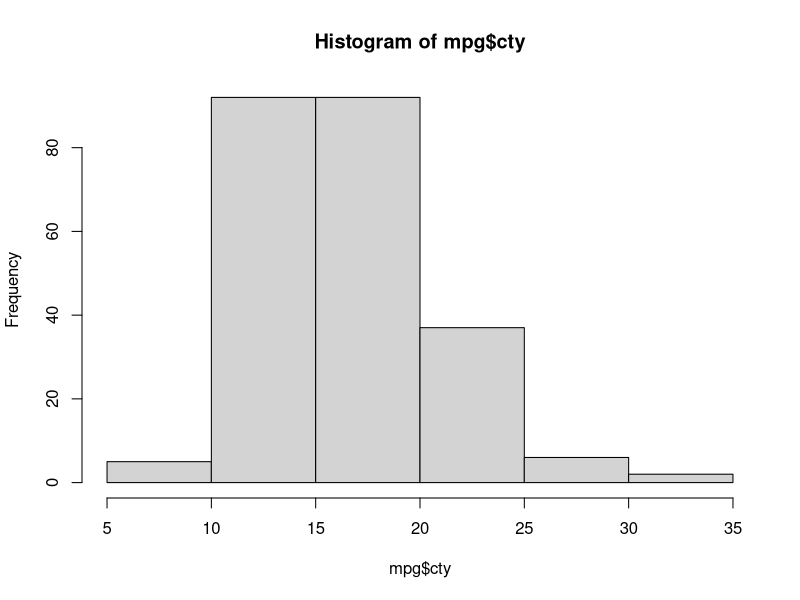
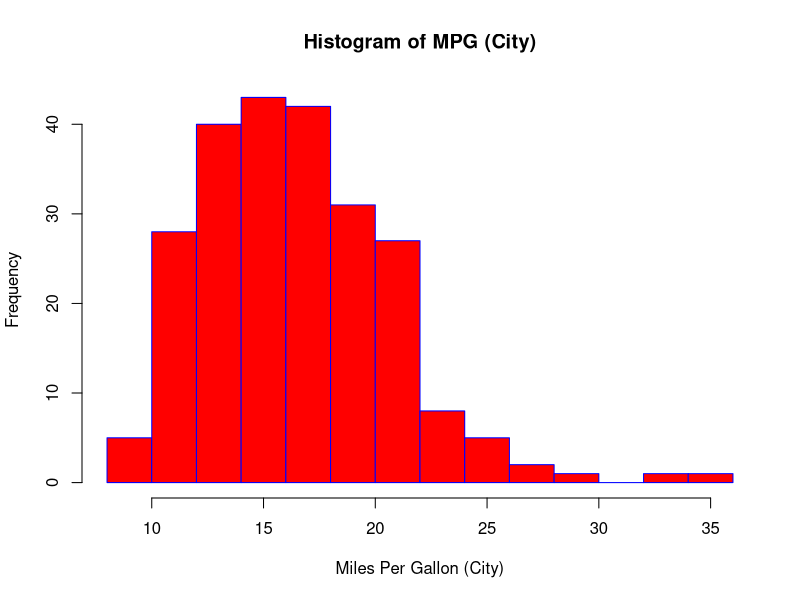
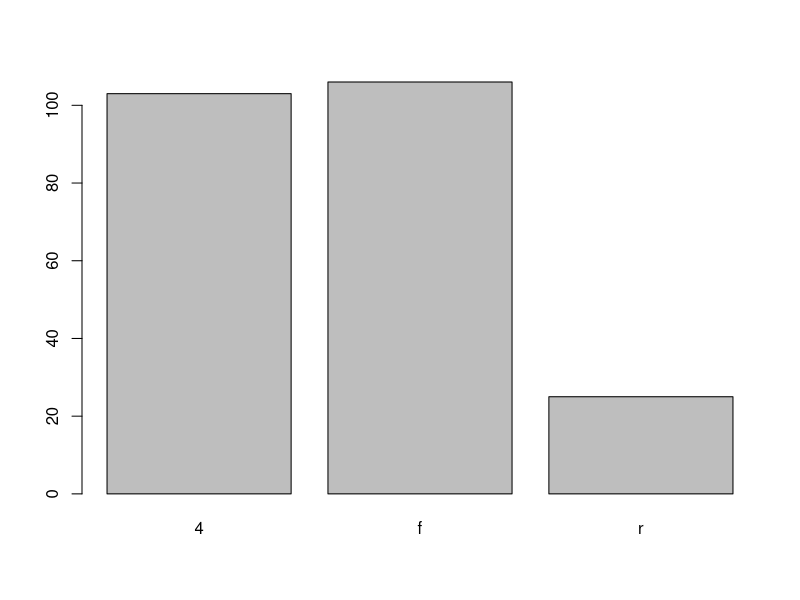
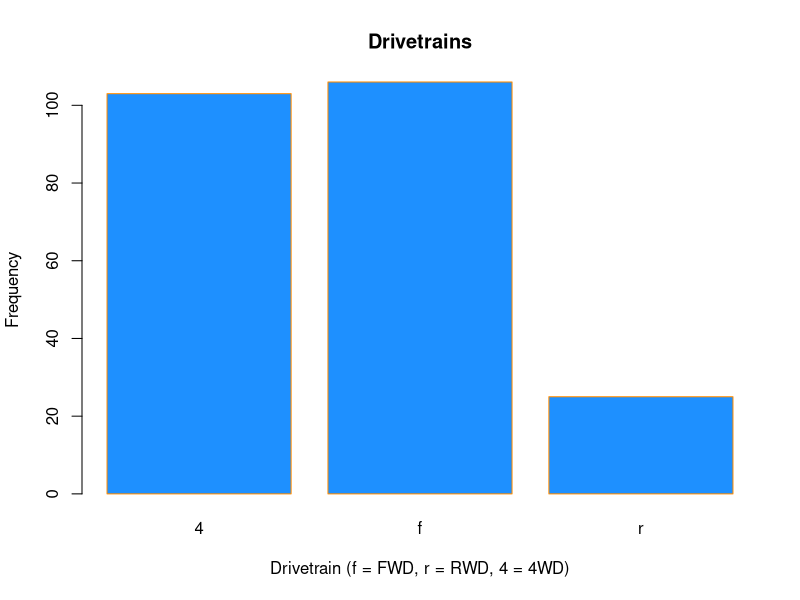
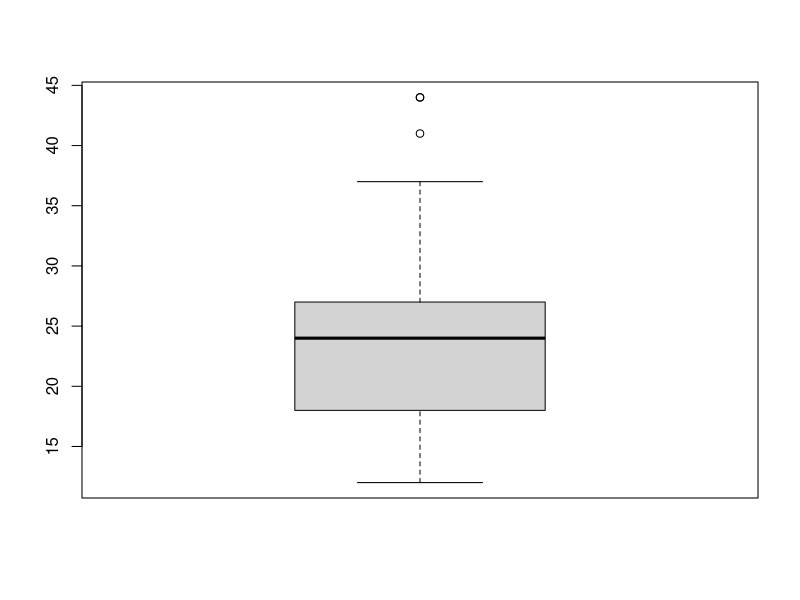
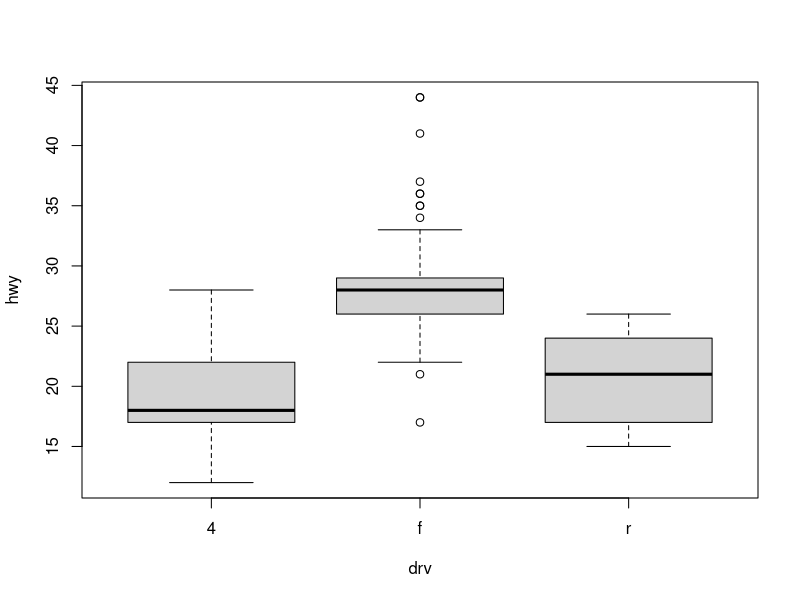
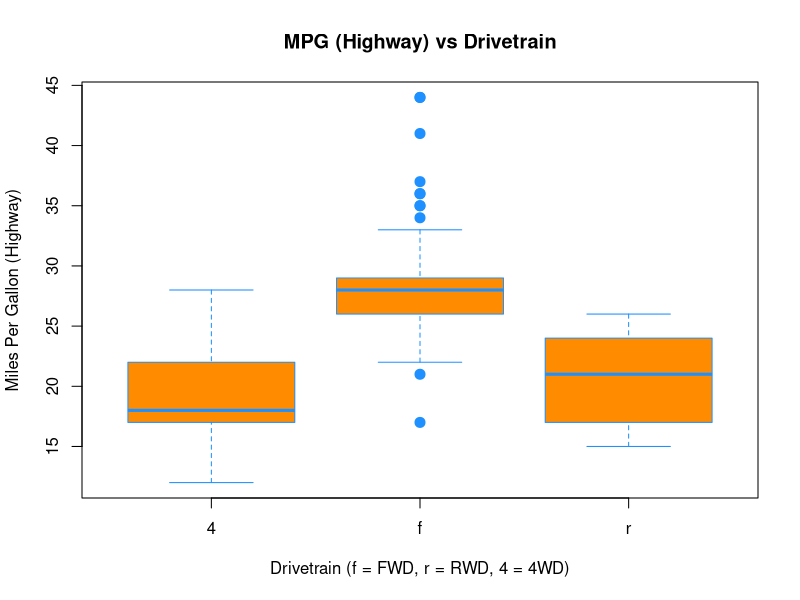
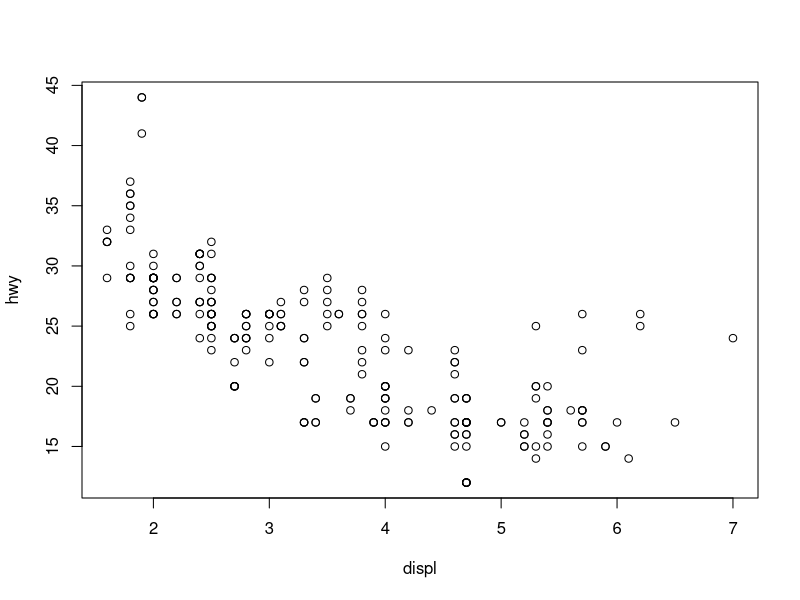

These figures' R source, in order:
## ---- chunk 1
library(ggplot2)
## ---- chunk 2
table(mpg$drv)
table(mpg$drv) / nrow(mpg)
## ---- chunk 3
hist(mpg$cty)
## ---- chunk 4
hist(mpg$cty,
     xlab   = "Miles Per Gallon (City)",
     main   = "Histogram of MPG (City)", # main title
     breaks = 12,   # how many breaks?
     col    = "red",
     border = "blue")
## ---- chunk 5
barplot(table(mpg$drv))
## ---- chunk 6
barplot(table(mpg$drv),
        xlab   = "Drivetrain (f = FWD, r = RWD, 4 = 4WD)",
        ylab   = "Frequency",
        main   = "Drivetrains",
        col    = "dodgerblue",
        border = "darkorange")
## ---- chunk 7
unique(mpg$drv)
## ---- chunk 8
boxplot(mpg$hwy)
## ---- chunk 9
boxplot(hwy ~ drv, data = mpg)
## ---- chunk 10
boxplot(hwy ~ drv, data = mpg,
     xlab   = "Drivetrain (f = FWD, r = RWD, 4 = 4WD)",
     ylab   = "Miles Per Gallon (Highway)",
     main   = "MPG (Highway) vs Drivetrain",
     pch    = 20,
     cex    = 2,
     col    = "darkorange",
     border = "dodgerblue")
## ---- chunk 11
plot(hwy ~ displ, data = mpg)
## ---- chunk 12
plot(hwy ~ displ, data = mpg,
     xlab = "Engine Displacement (in Liters)",
     ylab = "Miles Per Gallon (Highway)",
     main = "MPG (Highway) vs Engine Displacement",
     pch  = 20,
     cex  = 2,
     col  = "dodgerblue")
## ---- chunk 13
ggplot(data = mpg,mapping = aes(x=displ,y=hwy)) + geom_point()
## ---- chunk 14
ggplot(data = mpg, mapping = aes(x=displ,y=hwy)) +   # ggplot() makes base plot
  geom_point(color="blue",size=2) +     # how to show x and y?
  scale_y_continuous(name="Miles Per Gallon (Highway)") +  # name of y axis
  scale_x_continuous(name="Engine Displacement (in Liters)") + # x axis
  theme_bw() +    # change the background
  ggtitle("MPG (Highway) vs Engine Displacement")   # add a title
## ---- chunk 15
library(readxl)  # load the library

# Suppose I downloaded the file to a directory 
# data/ in my current working directory (cwd)
# you can change your cwd with `setwd("your/directory")`
# or in RStudio by clicking Session > Set Working Directory

# total population in raw format
tot_pop_raw = read_excel(path = "data/demo_gind.xls", 
                sheet="Data", # which sheet
                range="A9:K68")  # which excel cell range to read
names(tot_pop_raw)[1] <- "Country"   # lets rename the first column
tot_pop_raw
## ---- chunk 16
library(tidyr)   # for the gather function
tot_pop = gather(tot_pop_raw, paste(2008:2017),key="year", value = "counts")
## ---- chunk 17
tot_pop$counts = as.integer(tot_pop$counts)
tot_pop
## ---- chunk 18
library(dplyr)  # for %>%, filter, mutate, ...
tot_pop %>%
  filter(Country %in% c("France","United Kingdom","Italy","Germany")) %>%
  mutate(millions = counts / 1e6) %>%
  ggplot(mapping = aes(x=year,y=millions,color=Country,group=Country)) + geom_line()
## ---- chunk 19
top5 = tot_pop %>%
  arrange(desc(counts)) %>%  # arrange in descending order of col `counts`
  top_n(5)

bottom5 = tot_pop %>%
  arrange(desc(counts)) %>%
  top_n(-5)
top5
bottom5
## ---- chunk 20
topbottom = tot_pop %>%
  group_by(Country) %>%
  filter(year > 2012) %>%
  summarise(mean_count = mean(counts)) %>%
  arrange(desc(mean_count))

top5 = topbottom %>% top_n(5)
bottom5 = topbottom %>% top_n(-5)
top5
bottom5
## ---- chunk 21
missings = tot_pop %>%
  filter(is.na(counts)) %>% # is.na(x) returns TRUE if x is NA
  group_by(Country) %>%
  summarise(n_missing = n(),years = paste(year,collapse = ","))
knitr:::kable(missings)
